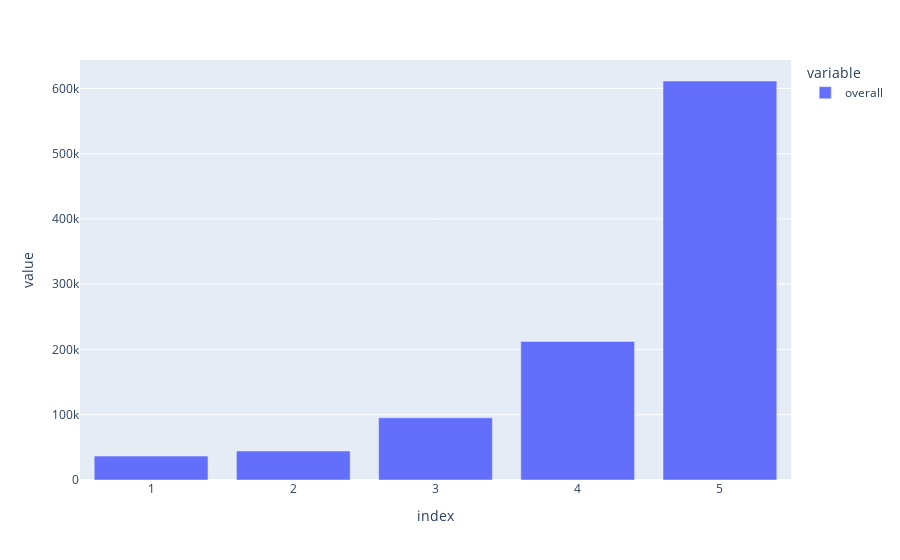

Source (notebook cell):
### Markdown cell above
## Ratings distribution

### Code cell
px.bar(books[['asin', 'overall']].groupby('overall').agg({'overall': 'count'}))

### Figure 1 — Plotly figure (JSON) as saved in the notebook; plotly's stock layout.template omitted (floating-point values rounded to 4 significant figures)
{"data": [{"alignmentgroup": "True", "hovertemplate": "variable=overall<br>index=%{x}<br>value=%{y}<extra></extra>", "legendgroup": "overall", "marker": {"color": "#636efa", "pattern": {"shape": ""}}, "name": "overall", "offsetgroup": "overall", "orientation": "v", "showlegend": true, "textposition": "auto", "type": "bar", "x": [1, 2, 3, 4, 5], "xaxis": "x", "y": [36633, 44349, 95333, 212290, 611395], "yaxis": "y"}], "layout": {"barmode": "relative", "legend": {"title": {"text": "variable"}, "tracegroupgap": 0}, "margin": {"t": 60}, "xaxis": {"anchor": "y", "domain": [0, 1], "title": {"text": "index"}}, "yaxis": {"anchor": "x", "domain": [0, 1], "title": {"text": "value"}}}}
